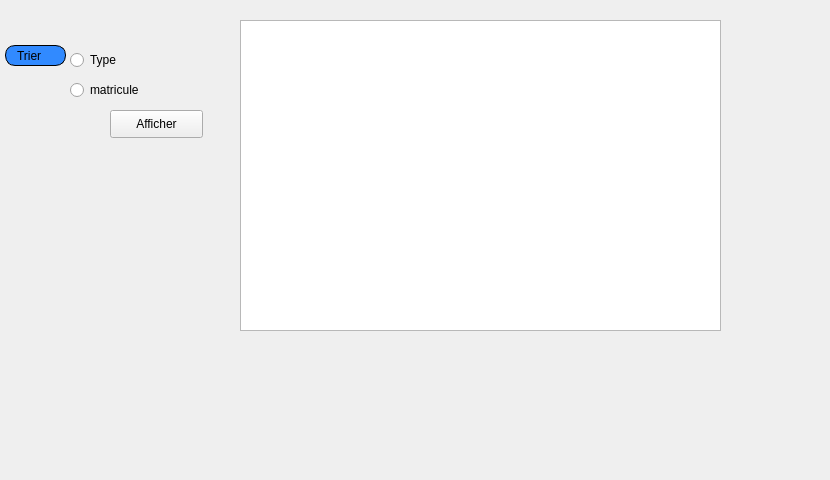
     <widget class="QWidget" name="tab_4">
      <attribute name="title">
       <string>Afficher</string>
      </attribute>
      <widget class="QTableView" name="tableDon">
       <property name="geometry">
        <rect>
         <x>240</x>
         <y>20</y>
         <width>481</width>
         <height>311</height>
        </rect>
       </property>
      </widget>
      <widget class="QLabel" name="label_5">
       <property name="geometry">
        <rect>
         <x>5</x>
         <y>45</y>
         <width>61</width>
         <height>21</height>
        </rect>
       </property>
       <property name="styleSheet">
        <string notr="true">border: 1px solid black;
border-radius: 10px;
padding: 0 8px;
background: #318aff;
font: bold, &quot;Arial&quot;;;
text-align:center;</string>
       </property>
       <property name="text">
        <string>Trier</string>
       </property>
      </widget>
      <widget class="QRadioButton" name="type_trie">
       <property name="geometry">
        <rect>
         <x>70</x>
         <y>50</y>
         <width>97</width>
         <height>20</height>
        </rect>
       </property>
       <property name="styleSheet">
        <string notr="true"/>
       </property>
       <property name="text">
        <string>Type</string>
       </property>
      </widget>
      <widget class="QRadioButton" name="matricule_trie">
       <property name="geometry">
        <rect>
         <x>70</x>
         <y>80</y>
         <width>97</width>
         <height>20</height>
        </rect>
       </property>
       <property name="styleSheet">
        <string notr="true"/>
       </property>
       <property name="text">
        <string>matricule</string>
       </property>
      </widget>
      <widget class="QPushButton" name="afficher_don_trier">
       <property name="geometry">
        <rect>
         <x>110</x>
         <y>110</y>
         <width>93</width>
         <height>28</height>
        </rect>
       </property>
       <property name="styleSheet">
        <string notr="true">#afficher_don_trier{
font: bold, &quot;Arial&quot;;;     background-color: qlineargradient(x1: 0, y1: 0, x2: 0, y2: 1,
                                       stop: 0 #dadbde, stop: 1 #f6f7fa);
}
#afficher_don_trier:pressed {
font: bold, &quot;Arial&quot;;;     background-color: qlineargradient(x1: 0, y1: 0, x2: 0, y2: 1,
                                       stop: 0 #dadbde, stop: 1 #fff07b);}
</string>
       </property>
       <property name="text">
        <string>Afficher</string>
       </property>
       <property name="icon">
        <iconset resource="ressources.qrc">
         <normaloff>:/images/img/A.png</normaloff>:/images/img/A.png</iconset>
       </property>
      </widget>
      <widget class="QLabel" name="label_22">
       <property name="geometry">
        <rect>
         <x>-40</x>
         <y>-20</y>
         <width>821</width>
         <height>471</height>
        </rect>
       </property>
       <property name="text">
        <string/>
       </property>
       <property name="pixmap">
        <pixmap resource="ressources.qrc">:/images/img/imf.jpg</pixmap>
       </property>
       <property name="scaledContents">
        <bool>true</bool>
       </property>
      </widget>
      <zorder>label_22</zorder>
      <zorder>tableDon</zorder>
      <zorder>label_5</zorder>
      <zorder>type_trie</zorder>
      <zorder>matricule_trie</zorder>
      <zorder>afficher_don_trier</zorder>
     </widget>
